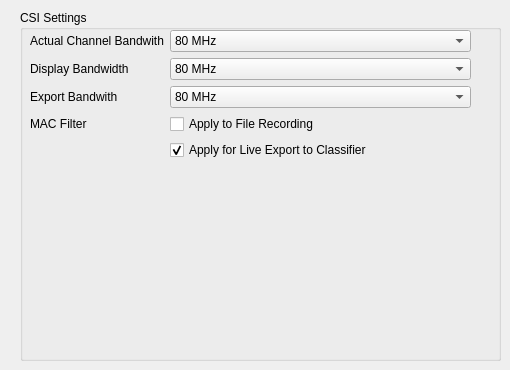
        <widget class="QWidget" name="tabCSI">
         <attribute name="icon">
          <iconset resource="csiguiresources.qrc">
           <normaloff>:/icons/icons/wireless.svg</normaloff>:/icons/icons/wireless.svg</iconset>
         </attribute>
         <attribute name="title">
          <string>CSI</string>
         </attribute>
         <widget class="QGroupBox" name="groupBox_6">
          <property name="geometry">
           <rect>
            <x>20</x>
            <y>10</y>
            <width>481</width>
            <height>351</height>
           </rect>
          </property>
          <property name="title">
           <string>CSI Settings</string>
          </property>
          <widget class="QWidget" name="formLayoutWidget_6">
           <property name="geometry">
            <rect>
             <x>10</x>
             <y>20</y>
             <width>441</width>
             <height>271</height>
            </rect>
           </property>
           <layout class="QFormLayout" name="formLayout_7">
            <item row="0" column="0">
             <widget class="QLabel" name="label_18">
              <property name="text">
               <string>Actual Channel Bandwith</string>
              </property>
             </widget>
            </item>
            <item row="0" column="1">
             <widget class="QComboBox" name="qcBandwidth">
              <property name="toolTip">
               <string>The channel Bandwith the Raspberry Pi is capturing with. Changing this here will not change it on the Raspberry Pi. Hence, first configure your Pi appropriately, and then select the matching option here. </string>
              </property>
              <property name="statusTip">
               <string>The channel Bandwith the Raspberry Pi is capturing with</string>
              </property>
              <property name="currentText">
               <string>80 MHz</string>
              </property>
              <property name="currentIndex">
               <number>2</number>
              </property>
              <item>
               <property name="text">
                <string>20 MHZ</string>
               </property>
              </item>
              <item>
               <property name="text">
                <string>40 MHz</string>
               </property>
              </item>
              <item>
               <property name="text">
                <string>80 MHz</string>
               </property>
              </item>
             </widget>
            </item>
            <item row="3" column="0">
             <widget class="QLabel" name="label_3">
              <property name="text">
               <string>MAC Filter</string>
              </property>
             </widget>
            </item>
            <item row="3" column="1">
             <widget class="QCheckBox" name="cbFilterFileRecording">
              <property name="toolTip">
               <string>Apply MAC filter to File recording. If disactivated, all frames from all MACs will be recored into files. </string>
              </property>
              <property name="statusTip">
               <string>Apply MAC filter to File recording.</string>
              </property>
              <property name="text">
               <string>Apply to File Recording</string>
              </property>
              <property name="checked">
               <bool>false</bool>
              </property>
             </widget>
            </item>
            <item row="4" column="1">
             <widget class="QCheckBox" name="cbFilterLiveExport">
              <property name="acceptDrops">
               <bool>true</bool>
              </property>
              <property name="toolTip">
               <string>Apply MAC filter to Filter for selected MACs when live-exporting to a classifier. Otherwise, the filter will be egnored and frames of all MACs will be exported.</string>
              </property>
              <property name="statusTip">
               <string>Filter for selected MACs when live-exporting to a classifier.</string>
              </property>
              <property name="text">
               <string>Apply for Live Export to Classifier</string>
              </property>
              <property name="checked">
               <bool>true</bool>
              </property>
             </widget>
            </item>
            <item row="1" column="0">
             <widget class="QLabel" name="label">
              <property name="text">
               <string>Display Bandwidth</string>
              </property>
             </widget>
            </item>
            <item row="1" column="1">
             <widget class="QComboBox" name="qcBandwidthDisplay">
              <property name="toolTip">
               <string>Display the channel as a channel with the corresponding bandwidth. The GUI will then reduce the bandwidth for displaying appropriately. Will only work  for bandwidths smaller than captured by the Raspberry Pi. </string>
              </property>
              <property name="statusTip">
               <string>Display the channel as a channel with the corresponding bandwidth. </string>
              </property>
              <property name="currentText">
               <string>80 MHz</string>
              </property>
              <property name="currentIndex">
               <number>2</number>
              </property>
              <item>
               <property name="text">
                <string>20 MHZ</string>
               </property>
              </item>
              <item>
               <property name="text">
                <string>40 MHz</string>
               </property>
              </item>
              <item>
               <property name="text">
                <string>80 MHz</string>
               </property>
              </item>
             </widget>
            </item>
            <item row="2" column="0">
             <widget class="QLabel" name="label_6">
              <property name="text">
               <string>Export Bandwith</string>
              </property>
             </widget>
            </item>
            <item row="2" column="1">
             <widget class="QComboBox" name="qcBandwidthExport">
              <property name="toolTip">
               <string>Export the channel as a channel with the corresponding bandwidth.  This will affect recording to CSV files and live-exporting to a classififer. The GUI will then reduce the bandwidth for exporting appropriately. Will only work  for bandwidths smaller than captured by the Raspberry Pi. </string>
              </property>
              <property name="statusTip">
               <string>Export the channel as a channel with the corresponding bandwidth</string>
              </property>
              <property name="currentText">
               <string>80 MHz</string>
              </property>
              <property name="currentIndex">
               <number>2</number>
              </property>
              <item>
               <property name="text">
                <string>20 MHZ</string>
               </property>
              </item>
              <item>
               <property name="text">
                <string>40 MHz</string>
               </property>
              </item>
              <item>
               <property name="text">
                <string>80 MHz</string>
               </property>
              </item>
             </widget>
            </item>
           </layout>
          </widget>
         </widget>
        </widget>
